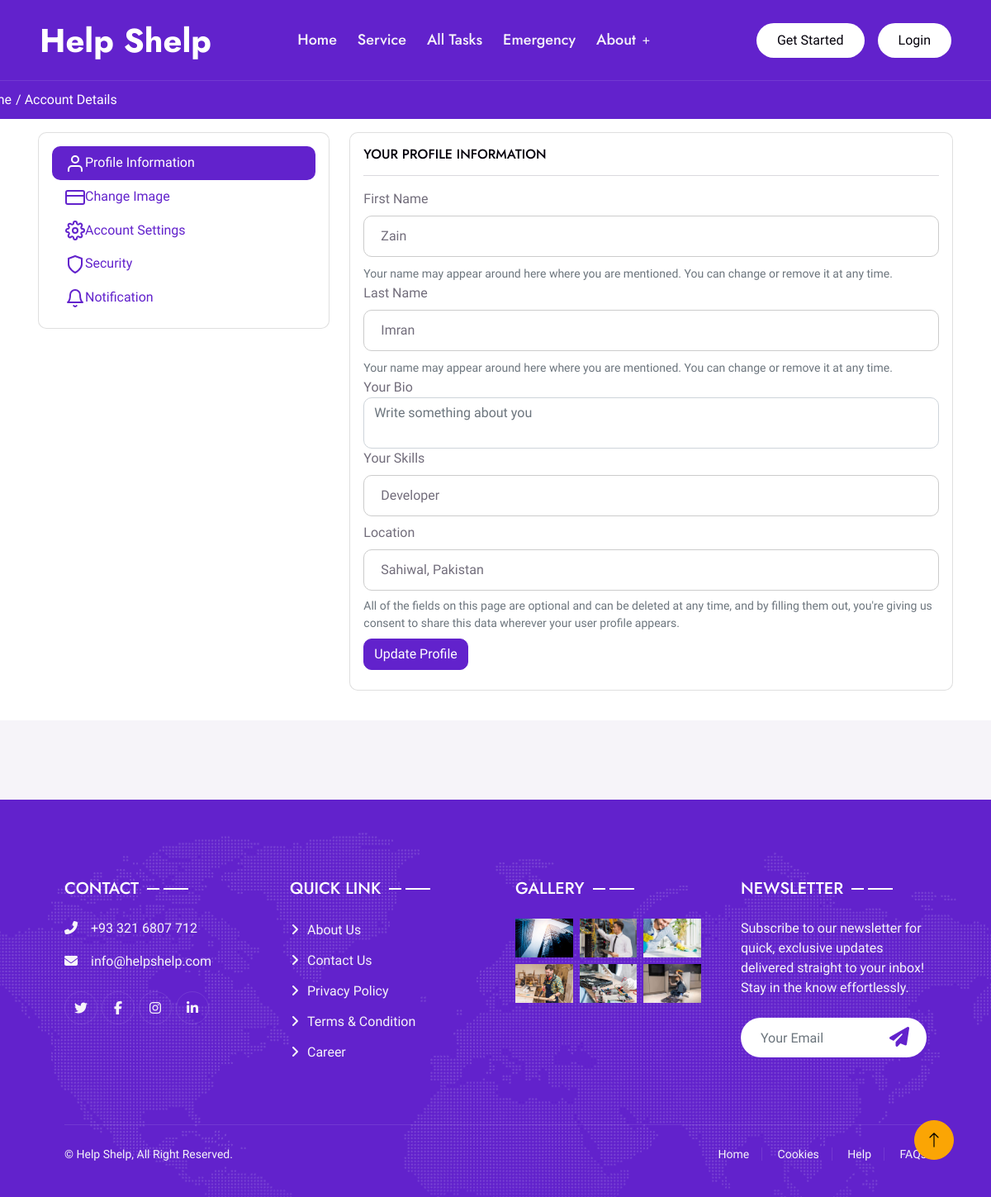
/account.php?ID=16, run on the app's committed database.
### tables this page shows
CREATE TABLE `users` (
  `ID` int(11) NOT NULL,
  `Image` varchar(255) NOT NULL,
  `First Name` varchar(255) NOT NULL,
  `Last Name` varchar(255) NOT NULL,
  `Bio` varchar(1000) NOT NULL,
  `Email` varchar(255) NOT NULL,
  `Number` varchar(255) NOT NULL,
  `Gender` varchar(255) NOT NULL,
  `Skills` varchar(255) NOT NULL,
  `Category` varchar(255) NOT NULL,
  `Location` varchar(255) NOT NULL,
  `Password` varchar(255) NOT NULL,
  `CPassword` varchar(255) NOT NULL,
  `Google ID` varchar(255) NOT NULL
);

### account.php (the view, shortened to what this page needs)
<!DOCTYPE html>
<html lang="en">
<head>
    <link rel="stylesheet" href="https://cdnjs.cloudflare.com/ajax/libs/font-awesome/6.5.1/css/all.min.css">
    <link href="https://cdn.jsdelivr.net/npm/bootstrap-icons@1.4.1/font/bootstrap-icons.css" rel="stylesheet">
    <link rel="stylesheet" href="https://cdn.usebootstrap.com/bootstrap/4.4.1/css/bootstrap.min.css">
    <link href="lib/animate/animate.min.css" rel="stylesheet">
    <link href="lib/owlcarousel/assets/owl.carousel.min.css" rel="stylesheet">
    <link href="lib/lightbox/css/lightbox.min.css" rel="stylesheet">
    <link href="CSS/bootstrap.min.css" rel="stylesheet">
    <link href="CSS/style.css" rel="stylesheet">
</head>
<body>
    <div class="container-xxl bg-white p-0">
        <?php
        include 'Admin/conn.php';
        $get = $_GET['ID'];
        $display = "SELECT * FROM `users` WHERE id='$get'";
        $query = mysqli_query($conn, $display);
        $data = mysqli_fetch_array($query);
            ?>
<?php
        include 'Admin/conn.php';
        $get = $_GET['ID'];
        $display1 = "SELECT * FROM `users` WHERE id='$get'";
        $query1 = mysqli_query($conn, $display1);
            ?>
        <div class="container-xxl position-relative p-0">
            <?php
            include 'navbar.php';
            ?>
            <div class="container-xxl bg-primary firsttop">
            <div class="container py-5">
                    <div class="row py-4">
                        <div class="top d-flex">
                            <div>
                            <a href="index.php">Home</a>
                        </div>
                        <div>
                            <p>/ Account Details</p>
                        </div>
                    </div>
                    </div>
                </div>
            </div>
        </div>
        <div class="container">
          <div class="row gutters-sm">
            <div class="col-md-4 d-none d-md-block">
              <div class="card">
                <div class="card-body">
                  <nav class="nav flex-column nav-pills nav-gap-y-1">
                    <a href="#profile" data-toggle="tab" class="nav-item nav-link has-icon nav-link-faded active">
                      <svg xmlns="http://www.w3.org/2000/svg" width="24" height="24" viewBox="0 0 24 24" fill="none" stroke="currentColor" stroke-width="2" stroke-linecap="round" stroke-linejoin="round" class="feather feather-user mr-2"><path d="M20 21v-2a4 4 0 0 0-4-4H8a4 4 0 0 0-4 4v2"></path><circle cx="12" cy="7" r="4"></circle></svg>Profile Information
                    </a>
                    <a href="#billing" data-toggle="tab" class="nav-item nav-link has-icon nav-link-faded">
                      Change Image
                    </a>
                    <a href="#account" data-toggle="tab" class="nav-item nav-link has-icon nav-link-faded">
                      Account Settings
                    </a>
                    <a href="#security" data-toggle="tab" class="nav-item nav-link has-icon nav-link-faded">
                      <svg xmlns="http://www.w3.org/2000/svg" width="24" height="24" viewBox="0 0 24 24" fill="none" stroke="currentColor" stroke-width="2" stroke-linecap="round" stroke-linejoin="round" class="feather feather-shield mr-2"><path d="M12 22s8-4 8-10V5l-8-3-8 3v7c0 6 8 10 8 10z"></path></svg>Security
                    </a>
                    <a href="#notification" data-toggle="tab" class="nav-item nav-link has-icon nav-link-faded">
                      Notification
                    </a>
                  </nav>
                </div>
              </div>
            </div>
            <div class="col-md-8">
              <div class="card">
                <form method="POST" enctype="multipart/form-data">
                <div class="card-body tab-content">
                  <div class="tab-pane active" id="profile">
                    <h6>YOUR PROFILE INFORMATION</h6>
                    <hr>
                      <div class="form-group">
                        <label for="fullName">First Name</label>
                        <input type="text" name= "firstname" class="form-control" id="fullName" aria-describedby="fullNameHelp" placeholder="Enter your firstname" value="<?php echo $data ['First Name'];?>">
                        <small id="fullNameHelp" class="form-text text-muted">Your name may appear around here where you are mentioned. You can change or remove it at any time.</small>
                      </div>
                      <div class="form-group">
                        <label for="fullName">Last Name</label>
                        <input type="text" name= "lastname" class="form-control" id="fullName" aria-describedby="fullNameHelp" placeholder="Enter your lastname" value="<?php echo $data ['Last Name'];?>">
                        <small id="fullNameHelp" class="form-text text-muted">Your name may appear around here where you are mentioned. You can change or remove it at any time.</small>
                      </div>
                      <div class="form-group">
                        <label for="bio">Your Bio</label>
                        <textarea class="form-control autosize" name= "bio" id="bio" placeholder="Write something about you" style="overflow: hidden; overflow-wrap: break-word; resize: none; height: 62px;"><?php echo $data ['Bio'];?></textarea>
                      </div>
                      <div class="form-group">
                        <label for="url">Your Skills</label>
                        <input type="text" name= "skills" class="form-control" id="url" placeholder="e.g: Electrician , Plumber , Web Developer" value="<?php echo $data ['Skills'];?>">
                      </div>
                      <div class="form-group">
                        <label for="location">Location</label>
                        <input type="text" name= "location" class="form-control" id="location" placeholder="Lahore, Pakistan" value="<?php echo $data ['Location'];?>">
                      </div>
                      <div class="form-group small text-muted">
                        All of the fields on this page are optional and can be deleted at any time, and by filling them out, you're giving us consent to share this data wherever your user profile appears.
                      </div>
                      <button type="submit" name="update" class="btn btn-primary">Update Profile</button>
                  </div>
                  </div>
                </form>
                </div>
              </div>
            </div>
          </div>
        </div>
        <a href="#" class="btn btn-lg btn-secondary btn-lg-square back-to-top"><i class="bi bi-arrow-up"></i></a>
        <?php
        include 'footer.php'
        ?>
</body>
</html>

### CSS/style.css (style rules this page uses)
:root { --primary: #6222CC; --secondary: #FBA504; --light: #F6F4F9; --dark: #04000B; }
body { overflow-x: hidden; }
.back-to-top { position: fixed; display: none; right: 45px; bottom: 45px; z-index: 99; }
h5, h6, .fw-medium { font-weight: 500 !important; }
.btn { font-weight: 500; transition: .5s; }
.btn-lg-square { width: 48px; height: 48px; }
.btn-square, .btn-sm-square, .btn-lg-square { padding: 0; display: flex; align-items: center; justify-content: center; font-weight: normal; border-radius: 50px; }
.top { position: absolute; display: flex; margin-left: -75px; bottom: -5px; }
.top a { text-decoration: none; color: white; padding-right: 5px; }
.top p { color: white; }
.has-icon { color: #6222CC; }
.card { margin-bottom: 20px; }

### CSS/navbar.css (style rules this page uses)
:root { --primary: #6222CC; --secondary: #FBA504; --light: #F6F4F9; --dark: #04000B; }
input[type=text], input[type=password] { width: 100%; padding: 12px 20px; margin: 8px 0; display: inline-block; border: 1px solid #ccc; box-sizing: border-box; }
button { background-color: #cc2230; color: white; padding: 14px 20px; margin: 8px 0; border: none; cursor: pointer; }
.container { padding: 16px; }

### data on the page
users: firstname "Zain", lastname "Imran", skills "Developer", location "Sahiwal, Pakistan"
